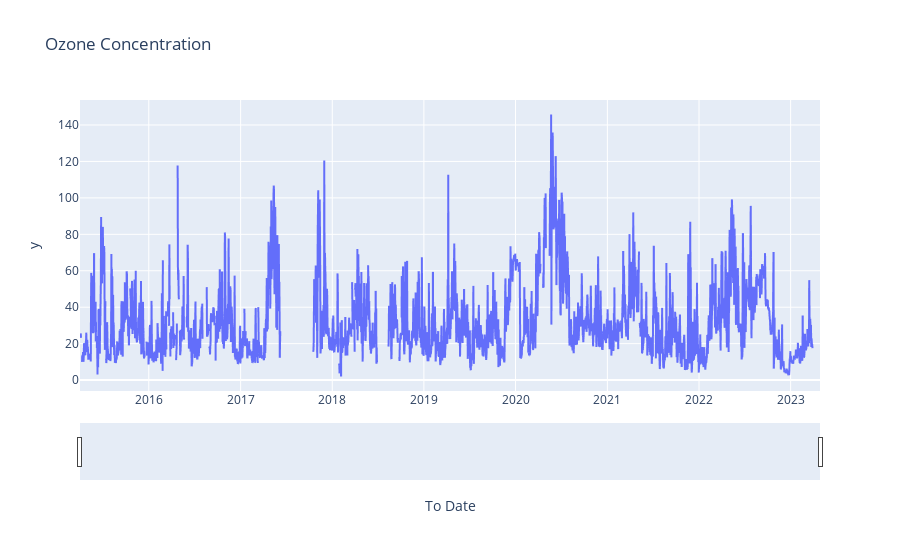

Source (notebook cell):
### Code cell
import plotly.express as px
fig = px.line(oz_data, x=oz_data.index, y=oz_data.values, title='Ozone Concentration')
fig.update_xaxes(rangeslider_visible=True)
fig.show()

### Figure 1 — Plotly figure (JSON) as saved in the notebook; plotly's stock layout.template omitted (floating-point values rounded to 4 significant figures; data arrays with more than 128 entries replaced by an {"elided": "..."} marker saying what was removed)
{"data": [{"hovertemplate": "To Date=%{x}<br>y=%{y}<extra></extra>", "legendgroup": "", "line": {"color": "#636efa", "dash": "solid"}, "marker": {"symbol": "circle"}, "mode": "lines", "name": "", "showlegend": false, "type": "scattergl", "x": {"elided": "2950 str values"}, "xaxis": "x", "y": {"elided": "2950 float values"}, "yaxis": "y"}], "layout": {"legend": {"tracegroupgap": 0}, "title": {"text": "Ozone Concentration"}, "xaxis": {"anchor": "y", "domain": [0, 1], "rangeslider": {"visible": true}, "title": {"text": "To Date"}}, "yaxis": {"anchor": "x", "domain": [0, 1], "title": {"text": "y"}}}}
